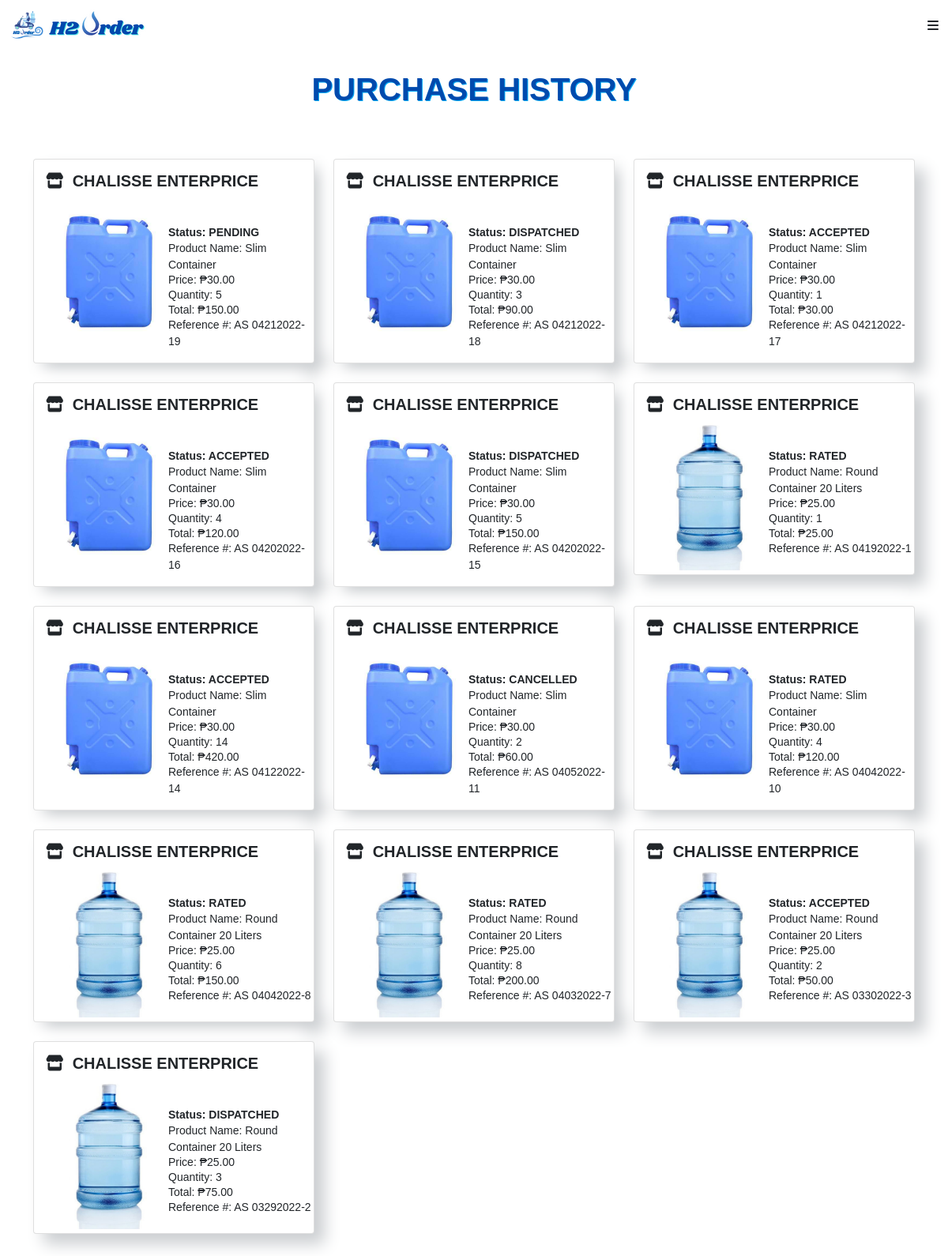
Before: /customer/purchase_history.php (signed in) with the older database file.
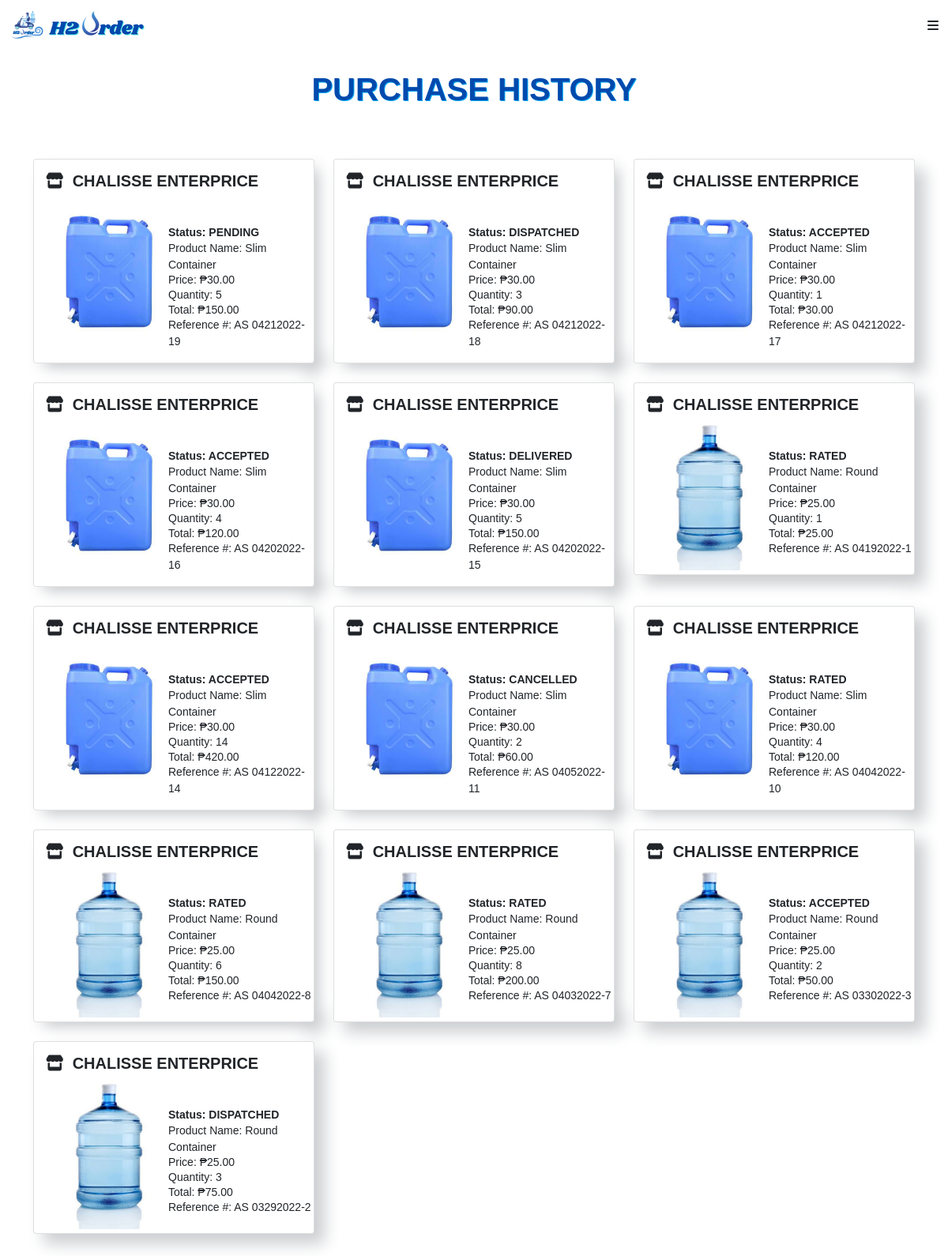
After: the same page with the newer database file.
### tables this page shows
CREATE TABLE `orderlist` (
  `order_id` int(11) NOT NULL,
  `product_id` int(11) NOT NULL,
  `customer_id` int(11) NOT NULL,
  `merchant_id` int(11) NOT NULL,
  `deliveryman_id` int(11) DEFAULT NULL,
  `status` text NOT NULL,
  `quantity` text NOT NULL,
  `total` int(11) NOT NULL,
  `type` text,
  `photo` text,
  `receipt` varchar(255) NOT NULL,
  `receipt_status` varchar(255) NOT NULL,
  `date` timestamp NOT NULL DEFAULT CURRENT_TIMESTAMP
);

CREATE TABLE `product` (
  `product_id` int(11) NOT NULL,
  `merchant_id` int(11) NOT NULL,
  `product_name` varchar(255) NOT NULL,
  `product_type` varchar(255) NOT NULL,
  `volume` varchar(255) NOT NULL,
  `price` int(11) NOT NULL,
  `image` varchar(255) NOT NULL,
  `description` varchar(255) NOT NULL
);

CREATE TABLE `merchant` (
  `merchant_id` int(11) NOT NULL,
  `username` varchar(255) NOT NULL,
  `password` varchar(255) NOT NULL,
  `business_name` varchar(255) NOT NULL,
  `owner` varchar(255) NOT NULL,
  `address` varchar(255) NOT NULL,
  `barangay` varchar(255) NOT NULL,
  `email` varchar(255) NOT NULL,
  `contact_number` varchar(255) NOT NULL,
  `image` varchar(255) NOT NULL,
  `latitude` varchar(255) NOT NULL,
  `longitude` varchar(255) NOT NULL,
  `opening` time NOT NULL,
  `closing` time NOT NULL,
  `status` varchar(255) NOT NULL
);

### customer/purchase_history.php (the view, shortened to what this page needs)
<?php
require '../connection.php';
?>
<!DOCTYPE html>
<html>
    <head>
        <link href="https://cdn.jsdelivr.net/npm/bootstrap@5.0.2/dist/css/bootstrap.min.css" rel="stylesheet">
    </head>
    <body  >
      <?php include 'navbar.php' ?>
      <center>
      <p class="text-center h1 fw-bold mb-3 mx-1 mx-md-4 mt-4"
      style="color:#004aad;text-shadow: 1px 1px #03a9f4;">PURCHASE HISTORY
      </p>
       </center>
<section >
  <div class="container py-5">
    <div class="row">
 <?php
      $queryy = $conn->query("SELECT product.product_id,product.image,product.product_name,product.product_type,
      product.price, product.merchant_id, orderlist.order_id, orderlist.quantity, orderlist.total ,orderlist.status, orderlist.type,
      orderlist.date, customer.firstname, customer.lastname, customer.customer_id, merchant.business_name,merchant.merchant_id
      FROM orderlist
      RIGHT JOIN product ON orderlist.product_id = product.product_id
      RIGHT JOIN customer ON orderlist.customer_id = customer.customer_id
      RIGHT JOIN merchant ON orderlist.merchant_id = merchant.merchant_id
      WHERE  orderlist.customer_id = '".$_SESSION['customer_id']."'
       ORDER BY orderlist.date DESC
  ") or die(mysqli_error());
      while($fetch = $queryy->fetch_array()){
?>
      <div class="col-md-12 col-lg-4 mb-4 mb-lg-0">
        <div class="card">
           <h5 style="font-weight: 550;margin-top: 15px; margin-left: 15px" >
            <i class="fas fa-store" style=""></i>
              &nbsp<?php echo $fetch['business_name']?>
            </h5>
          <img src = "../photo/<?php echo $fetch['image']?>" style="width: 190px;height: 190px; margin-bottom: 5px;" />
             <div>
                <table>
                  <tr>
                  <td valign="top" style="padding-left:20px;">
                    <div style=" margin-top:-160px; margin-left: 150px;">
                       <b><p style="font-size:14px;margin-top:-18px;">Status:  <?php echo  strtoupper($fetch['status'])?><p></b>
                      <p style="font-size:14px;margin-top:-17px;">Product Name: <?php echo $fetch['product_name']?><p>
                      <p style="font-size:14px;margin-top:-18px;">Price:  &#8369;<?php echo $fetch['price']?>.00<p>
                      <p style="font-size:14px;margin-top:-18px;">Quantity: <?php echo $fetch['quantity']?><p>
                     <p style="font-size:14px;margin-top:-18px;">Total: &#8369;<?php echo $fetch['quantity']* $fetch['price']?>.00<p>
                      <p style="font-size:14px;margin-top:-18px;">Reference #: AS <?php echo date("mdY-", strtotime($fetch['date']))?><?php echo $fetch['order_id']?> <p>
                    </div>
                 </td>
                </tr>
              </table>
          </div>
        </div><br>
      </div>
<?php
    }
  ?>
        </div>
      </div>
</section>
    </body>
</html>

Changed rows visible on the page:
changed orderlist id 15: status "DISPATCHED" → "DELIVERED"
changed through a linked row, orderlist id 1: product.product_name "Round Container 20 Liters" → "Round Container"
changed through a linked row, orderlist id 8: product.product_name "Round Container 20 Liters" → "Round Container"
changed through a linked row, orderlist id 7: product.product_name "Round Container 20 Liters" → "Round Container"
changed through a linked row, orderlist id 3: product.product_name "Round Container 20 Liters" → "Round Container"
changed through a linked row, orderlist id 2: product.product_name "Round Container 20 Liters" → "Round Container"
